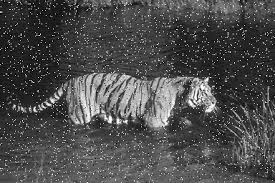
#> input picture Images/saltimage.jpg, 275 x 183 px, found by its file name
$ python mean_min_max_alt.py
#> lines starting #> are read from the running program, lines starting #| are printed output that depends on the picture
# -*- coding: utf-8 -*-
"""
Created on Wed Dec 16 20:25:51 2020

@author: Danish
"""

import cv2 as cv
import numpy as np

def padding(originalImg, padSize):
    padImg = np.zeros((rows+2*padSize, columns+2*padSize), dtype=np.uint8)
    # Using Splicing
    padImg[padSize:rows+padSize, padSize:columns+padSize] = originalImg
    return padImg

def MinFiltering(padImg, size):
    output = np.zeros((rows, columns), dtype=np.uint8)
    for i in range(0, rows):
        for j in range(0, columns):
            # using Splicing
            portion = padImg[i:i+size, j:j+size]
            # Converting Matrix to Array
            array1 = portion.flatten()
            Minv = np.min(array1)
            output[i][j] = Minv
    return output

def MaxFiltering(padImg, size):
    output = np.zeros((rows, columns), dtype=np.uint8)
    for i in range(0, rows):
        for j in range(0, columns):
            # using Splicing
            portion = padImg[i:i+size, j:j+size]
            # Converting Matrix to Array
            array1 = portion.flatten()
            Maxv = np.max(array1)
            output[i][j] = Maxv
    return output

def MedianFiltering(padImg, size):
    output = np.zeros((rows, columns), dtype=np.uint8)
    for i in range(0, rows):
        for j in range(0, columns):
            # using Splicing
            portion = padImg[i:i+size, j:j+size]
            # Converting Matrix to Array
            array1 = portion.flatten()
            medianv = np.lib.median(array1)
            output[i][j] = medianv
    return output

def MeanFiltering(padImg, size):
    output = np.zeros((rows, columns), dtype=np.uint8)
    for i in range(0, rows):
        for j in range(0, columns):
            # using Splicing
            portion = padImg[i:i+size, j:j+size]
            # Converting Matrix to Array
            array1 = portion.flatten()
            meanv = np.mean(array1)
            output[i][j] = meanv
    return output

# Taking input of Mask size
size = int(input('enter portion size: '))
#> the answer given: 100
# padding size
p_size = size//2
# image reading
path="C:/Users/Danish/Desktop/DIVP/Images/saltimage.jpg"
orginalImg = cv.imread(path, 0)
#> orginalImg is the input picture: shape (183, 275); min 0, max 255, mean 76.1
# getting size of image
rows = orginalImg.shape[0]
#> rows = 183
columns = orginalImg.shape[1]
#> columns = 275
# padding function call
padImg = padding(orginalImg, p_size)
#> in padding, `padImg[padSize:rows+padSize, padSize:columns+padSize] = originalImg`:
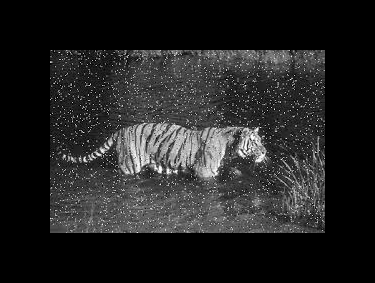
#> padImg: shape (283, 375); min 0, max 255, mean 36.1
# Max Function call
maxFilImg = MaxFiltering(padImg, size)
#> after the loop in MaxFiltering, `for i in range(0, rows):`:
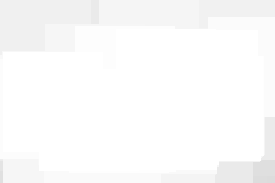
#> output: shape (183, 275); min 220, max 255, mean 251.3
# Min Function call
minFilImg = MinFiltering(padImg, size)
#> after the loop in MinFiltering, `for i in range(0, rows):`: output: shape (183, 275); every value is 0
# Median Function call
medianFilImg = MedianFiltering(padImg, size)
#> after the loop in MedianFiltering, `for i in range(0, rows):`:
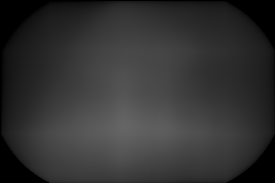
#> output: shape (183, 275); min 0, max 101, mean 50.5
# Mean Function call
meanFilImg = MeanFiltering(padImg, size)
#> after the loop in MeanFiltering, `for i in range(0, rows):`:
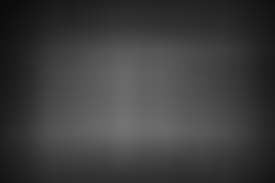
#> output: shape (183, 275); min 10, max 115, mean 60.6
# Image Show
cv.imshow('Max Filtered Image', maxFilImg)
cv.waitKey(0)
cv.imshow('Min Filtered Image', minFilImg)
cv.waitKey(0)
cv.imshow('Median Filtered Image', medianFilImg)
cv.waitKey(0)
cv.imshow('Mean Filtered Image', meanFilImg)
cv.waitKey(0)
cv.imwrite('HomeTask02Max.jpg', maxFilImg)
cv.imwrite('HomeTask02Min.jpg', minFilImg)
cv.imwrite('HomeTask02Median.jpg', medianFilImg)
cv.imwrite('HomeTask02Mean.jpg', meanFilImg)
